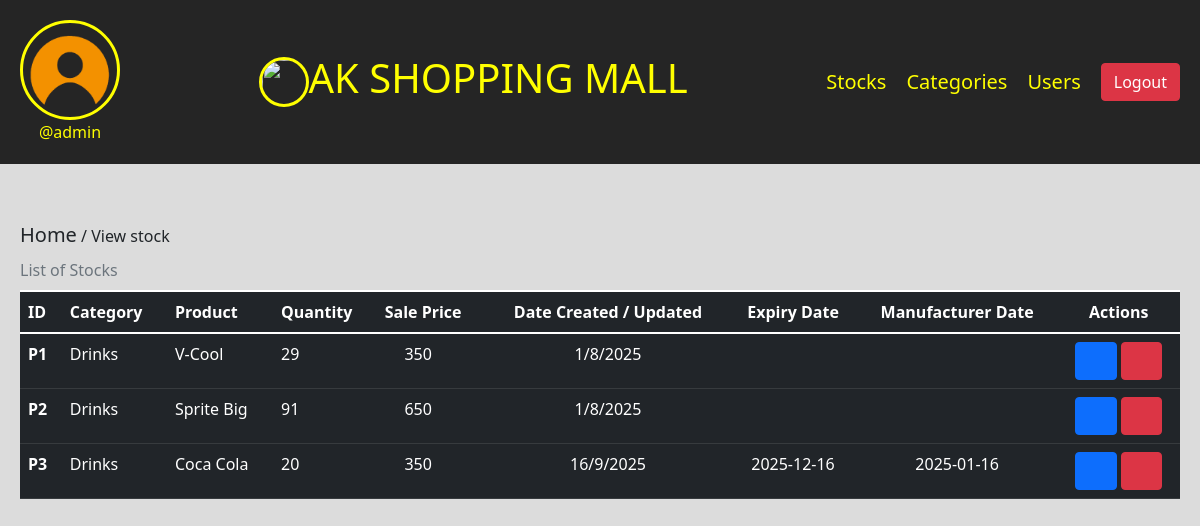
Page /view-stock (signed in) on the committed database.
### ims/models.py (models this page shows, shortened)
class Profile(models.Model):
    user = models.ForeignKey(User, on_delete=models.CASCADE)
    id_user = models.IntegerField()
    profileimg = models.ImageField(upload_to='profileImg', default='user.png')
    full_name = models.CharField(max_length=100, blank=True)
    user_address = models.TextField(max_length=100, blank=True)
    user_phone = models.CharField(max_length=100, blank=True)

class Stock(models.Model):
    category = models.CharField(max_length=100, blank=True)
    product_name = models.CharField(max_length=100, blank=True)
    product_qtn = models.IntegerField(blank=True)
    price = models.IntegerField(blank=True)
    sale_price = models.IntegerField(blank=True)
    expiry_date = models.CharField(max_length=100, blank=True)
    manufacturer_date = models.CharField(max_length=100, blank=True)
    date = models.CharField(max_length=100, blank=True)

### ims/views.py (the view)
# urls.py: path('view-stock', views.view_stock, name='view-stock'),
@login_required(login_url='login')
def view_stock(request):
    user = Profile.objects.get(user=request.user)
    stock = Stock.objects.all()
    context = {
        'user':user,
        'stock':stock
    }
    return render(request, 'view-stock.html', context)

### templates/view-stock.html (shortened to what this page needs)
{% load static %}
<!DOCTYPE html>
<html lang="en">
<head>
    <link rel="stylesheet" href="../static/bootstrap/css/bootstrap.min.css">
    <link rel="stylesheet" href="../static/lineawesome/css/line-awesome.min.css">
    <link rel="stylesheet" href="../static/fontawesome-free/css/all.min.css">
</head>
<body>
    <div class="nav">
        <div class="header-section">
            <div class="img">
                <img src="{{user.profileimg.url}}" alt="" height="100" width="100" type="button" data-bs-toggle="offcanvas" data-bs-target="#offcanvasScrolling" aria-controls="offcanvasScrolling">
                <br>
                <span>@{{user.user.username}}</span>
            </div>
            <div class="title">
                <img src="{% static 'img/ak-logo.jpg' %}" height="50" width="50">
                <h2>AK SHOPPING MALL</h2>
            </div>
            <div class="tabs">
                <a href="/view-stock">Stocks</a>
                <a href="/view-category">Categories</a>
                <a href="/view-user">Users</a>
                <a href="/logout" class="btn btn-danger">Logout</a>
            </div>
        </div>
    </div>
    <div class="body-section">
        <span><a href="/" class="text-dark">Home</a> / View stock</span>
        <table class="table caption-top table-dark">
            <caption>List of Stocks</caption>
            <thead>
              <tr>
                <th scope="col">ID</th>
                <th scope="col">Category</th>
                <th scope="col">Product</th>
                <th scope="col">Quantity</th>
                <th scope="col">Sale Price</th>
                <th scope="col" class="text-center">Date Created / Updated</th>
                <th scope="col" class="text-center">Expiry Date</th>
                <th scope="col" class="text-center">Manufacturer Date</th>
                <th scope="col" class="text-center">Actions</th>
              </tr>
            </thead>
            <tbody>
            {% for s in stock %}
              <tr>
                <th scope="row">P{{s.id}}</th>
                <td>{{s.category}}</td>
                <td>{{s.product_name}}</td>
                <td>{{s.product_qtn}}</td>
                <td><i class="fa-solid fa-naira-sign"></i> {{s.sale_price}}</td>
                <td class="text-center">{{s.date}}</td>
                <td class="text-center">{{s.expiry_date}}</td>
                <td class="text-center">{{s.manufacturer_date}}</td>
                <td class="text-center">
                    <a href="/update-stock/{{s.id}}" class="btn btn-primary"><i class="la la-edit"></i></a>
                    <a href="/stock-request-for-delete/{{s.id}}" class="btn btn-danger"><i class="la la-trash"></i></a>
                </td>
              </tr>
              {% endfor %}
            </tbody>
          </table>
    </div>
</body>
</html>

### templates/view-stock.html (style rules this page uses)
.header-section { position: fixed; display: flex; justify-content: space-between; background-color: #252525; gap: 30px; padding: 20px; width: 100%; z-index: 1000; }
a { text-decoration: none; color: yellow; font-size: 20px; }
.tabs { display: flex; flex-direction: row; align-items: center; justify-content: center; gap: 20px; }
.title { display: flex; flex-direction: row; align-items: center; justify-content: center; }
.title h2 { font-size: 40px; color: yellow; }
.img span { color: yellow; }
img { border-radius: 50%; border: 3px solid yellow; }
.img { text-align: center; }
body { background-color: gainsboro; }
.body-section { padding: 20px; }
i { font-size: 50px; }
.body-section { margin-top: 200px; }
.la-edit, .la-trash, .fa-solid { font-size: 20px; }

### rows in the picture
Profile: profileimg (placeholder picture), user.username "admin"
Stock: id "1", category "Drinks", product_name "V-Cool", product_qtn "29", sale_price "350", date "1/8/2025"
Stock: id "2", category "Drinks", product_name "Sprite Big", product_qtn "91", sale_price "650", date "1/8/2025"
Stock: id "3", category "Drinks", product_name "Coca Cola", product_qtn "20", sale_price "350", date "16/9/2025", expiry_date "2025-12-16", manufacturer_date "2025-01-16"
